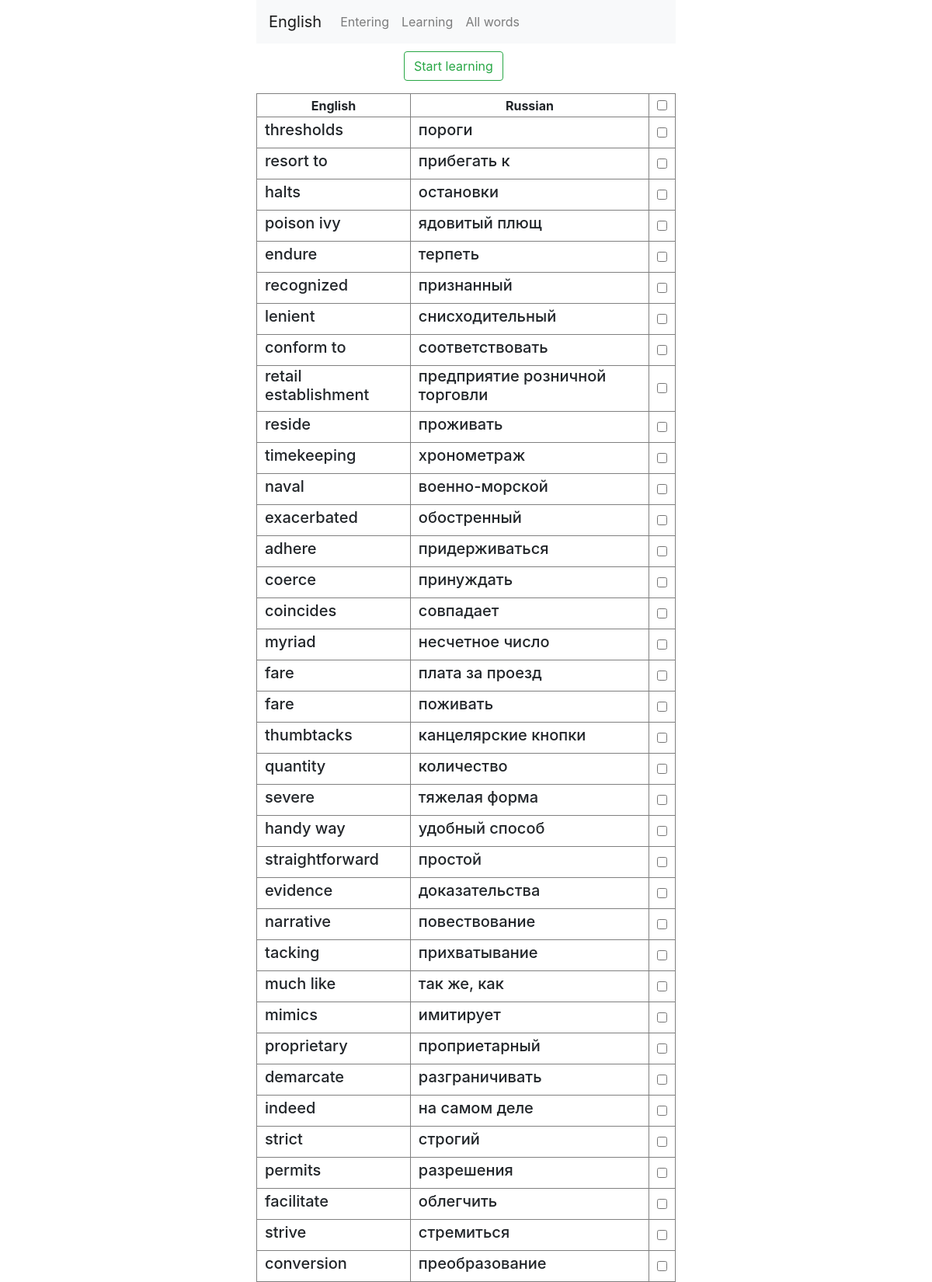
Page /learn-words/ (upper part) on the committed database.
### models.py (models this page shows, shortened)
class Words(db.Model):
    id = db.Column(db.Integer, primary_key=True)
    eng_word = db.Column(db.String(200), nullable=False)
    ru_word = db.Column(db.String(200), nullable=False)

### learn_words/blueprint.py (the view, shortened to what this page needs)
@learn_words.route('/', methods=('GET', 'POST'))
def index():
    words = Words.query.all()
    words.reverse()
    return render_template('learn_words/index.html', words=words)

### learn_words/templates/learn_words/index.html (shortened to what this page needs)
{% extends 'base.html' %}
{% block content %}
<div class="container">
    <div class="row justify-content-center">
        <div class="col-2">
            <form method="POST">
                <button type="submit" class="btn btn-outline-success clear-btn" name="btn" value="clear">
                    Start learning
                </button>
    </div>
</div>
</div>
<div class="container">
    <div class="row justify-content-center">
        <div class="col-6">
            <table border="1">
                <tr>
                    <th>
                        English
                    </th>
                    <th>
                        Russian
                    </th>
                    <th>
                        <input type="checkbox" onClick="toggle(this)">
                    </th>
                </tr>
                {% for word in words %}
                <tr>
                    <td>
                        <h5>{{ word.eng_word }}</h5>
                    </td>
                    <td>
                        <h5>{{ word.ru_word }}</h5>
                    </td>
                    <div class="form-group form-check">
                        <td width='20'>
                            <input type="checkbox" class="check-box-word" name="checked_words"
                                value="{{ word.eng_word }}">
                        </td>
                    </div>
                </tr>
                {% endfor %}
            </table>
        </div>
    </div>
</div>
{% endblock %}

### static/main.css (style rules this page uses)
table { width: 100%; margin-top: 10px; margin-bottom: 20px; }
th { height: 30px; text-align: center; }
td { height: 40px; padding-left: 10px; }
.clear-btn { margin-top: 10px; }
.check-box-word { margin-right: 9px; }

### rows in the picture
Words: eng_word "thresholds", ru_word "пороги"
Words: eng_word "resort to", ru_word "прибегать к"
Words: eng_word "halts", ru_word "остановки"
Words: eng_word "poison ivy", ru_word "ядовитый плющ"
Words: eng_word "endure", ru_word "терпеть"
Words: eng_word "recognized", ru_word "признанный"
Words: eng_word "lenient", ru_word "снисходительный"
Words: eng_word "conform to", ru_word "соответствовать"
Words: eng_word "retail establishment", ru_word "предприятие розничной торговли"
Words: eng_word "reside", ru_word "проживать"
Words: eng_word "timekeeping", ru_word "хронометраж"
Words: eng_word "naval", ru_word "военно-морской"
Words: eng_word "exacerbated", ru_word "обостренный"
Words: eng_word "adhere", ru_word "придерживаться"
Words: eng_word "coerce", ru_word "принуждать"
Words: eng_word "coincides", ru_word "совпадает"
Words: eng_word "myriad", ru_word "несчетное число"
Words: eng_word "fare", ru_word "плата за проезд"
Words: eng_word "fare", ru_word "поживать"
Words: eng_word "thumbtacks", ru_word "канцелярские кнопки"
Words: eng_word "quantity", ru_word "количество"
Words: eng_word "severe", ru_word "тяжелая форма"
Words: eng_word "handy way", ru_word "удобный способ"
Words: eng_word "straightforward", ru_word "простой"
Words: eng_word "evidence", ru_word "доказательства"
Words: eng_word "narrative", ru_word "повествование"
Words: eng_word "tacking", ru_word "прихватывание"
Words: eng_word "much like", ru_word "так же, как"
Words: eng_word "mimics", ru_word "имитирует"
Words: eng_word "proprietary", ru_word "проприетарный"
Words: eng_word "demarcate", ru_word "разграничивать"
Words: eng_word "indeed", ru_word "на самом деле"
Words: eng_word "strict", ru_word "строгий"
Words: eng_word "permits", ru_word "разрешения"
Words: eng_word "facilitate", ru_word "облегчить"
Words: eng_word "strive", ru_word "стремиться"
Words: eng_word "conversion", ru_word "преобразование"
